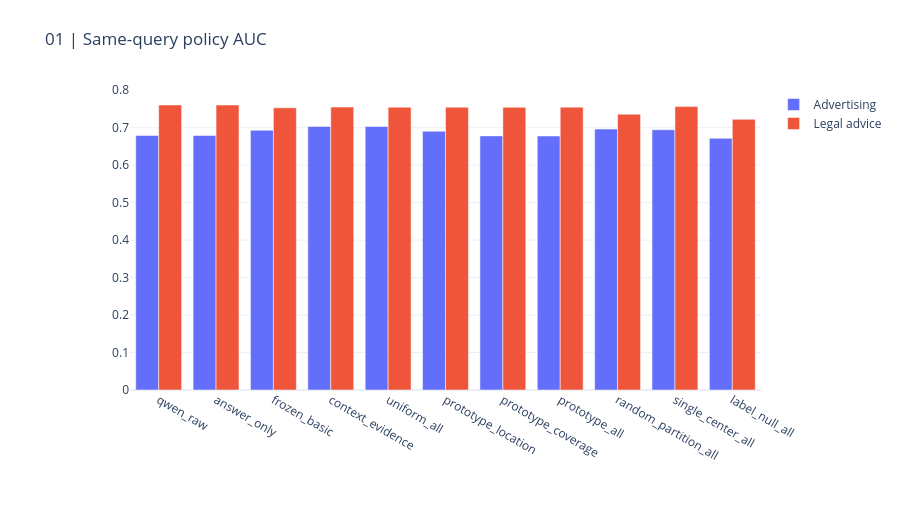

Notebook source saved alongside this figure:
### Markdown cell above
## 1. Hypothesis and matched evidence

Do multiple bounded, reference-only subtypes within each supplied class help beyond a single mean and matched random class partitions?

The anchor was selected after Round 9 and is not promoted. All candidates retain the exact same saved anchor features and classifier.

### Code cell
display(pd.DataFrame(RESULT["metrics"]))
CHARTS[0].show(renderer="plotly_mimetype")

### Figure 1 — Plotly figure (JSON) as saved in the notebook; plotly's stock layout.template omitted (floating-point values rounded to 4 significant figures)
{"data": [{"name": "Advertising", "type": "bar", "x": ["qwen_raw", "answer_only", "frozen_basic", "context_evidence", "uniform_all", "prototype_location", "prototype_coverage", "prototype_all", "random_partition_all", "single_center_all", "label_null_all"], "y": [0.6793, 0.6793, 0.6931, 0.7035, 0.7032, 0.6906, 0.6781, 0.6778, 0.6963, 0.6944, 0.6716]}, {"name": "Legal advice", "type": "bar", "x": ["qwen_raw", "answer_only", "frozen_basic", "context_evidence", "uniform_all", "prototype_location", "prototype_coverage", "prototype_all", "random_partition_all", "single_center_all", "label_null_all"], "y": [0.7605, 0.7605, 0.753, 0.755, 0.7546, 0.7547, 0.7544, 0.7548, 0.7361, 0.7562, 0.7223]}], "layout": {"barmode": "group", "height": 530, "margin": {"b": 140, "l": 130, "r": 35, "t": 90}, "title": {"text": "01 | Same-query policy AUC"}, "xaxis": {"automargin": true}, "yaxis": {"automargin": true}}}
